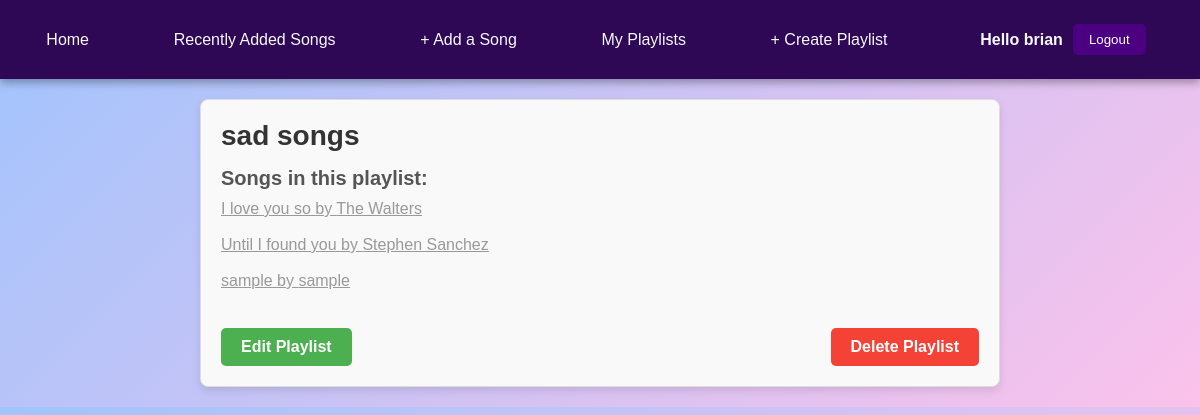
The app's page /playlists/9/ (signed in) with its own data.
### app/models.py (models this page shows, shortened)
class Playlist(models.Model):
    name = models.CharField(max_length=100)
    user = models.ForeignKey(User, on_delete=models.CASCADE)  # User who created the playlist
    songs = models.ManyToManyField(Song)  # Songs added to the playlist

class Song(models.Model):
    title = models.CharField(max_length=100)
    artist = models.CharField(max_length=100)
    genre = models.CharField(max_length=50)
    release_date = models.DateField()
    moods = models.ManyToManyField(Mood, related_name="songs")
    youtube_embed_code = models.TextField(blank=True, null=True)  # Changed to TextField for embed code
    user = models.ForeignKey(User, on_delete=models.CASCADE)
    created_at = models.DateTimeField(auto_now_add=True)

### app/views.py (the view)
# urls.py: path('playlists/<int:playlist_id>/', views.playlist_detail, name='playlist_detail'),  # View a specific playlist
@login_required
def playlist_detail(request, playlist_id):
    playlist = get_object_or_404(Playlist, id=playlist_id, user=request.user)
    return render(request, "app/playlist_detail.html", {"playlist": playlist})

### app/templates/app/playlist_detail.html
{% extends 'app/base.html' %}
{% load static %}
{% block content %}
  <link rel="stylesheet" type="text/css" href="{% static 'css/playlist_detail.css' %}">
  <div class="playlist-details-container">
    <h1 class="playlist-title">{{ playlist.name }}</h1>
    <h3 class="playlist-subtitle">Songs in this playlist:</h3>
    <ul class="playlist-song-list">
      {% for song in playlist.songs.all %}
      <a href="{% url 'song_detail' song.pk %}" class="song-title">{{ song.title }} by {{song.artist}}</a> <br> <br></h2>
      {% empty %}
        <li>No songs in this playlist.</li>
      {% endfor %}
    </ul>
    {% if user == playlist.user %}
      <div class="playlist-actions">
          <a href="{% url 'edit_playlist' playlist.id %}" class="btn edit-btn">Edit Playlist</a>
          <a href="{% url 'delete_playlist' playlist.id %}" class="btn delete-btn" onclick="return confirm('Are you sure you want to delete this playlist?')">Delete Playlist</a>
      </div>
    {% endif %}
  </div>
{% endblock %}

### app/templates/app/navbar.html (shortened to what this page needs)
<nav>
    <a href="{% url 'main_page' %}">Home</a>
    <a href="{% url 'song' %}">Recently Added Songs</a>
    <a href="{% url 'new_song' %}">+ Add a Song</a>
    {% if user.is_authenticated %}
        <a href="{% url 'playlist_list' %}">My Playlists</a>
        <a href="{% url 'create_playlist' %}">+ Create Playlist</a>
        <div class="user-info">
            <p>Hello {{ user.username }}</p>
            <form action="{% url 'logout' %}" method="post" class="logout-form">
                <button type="submit" class="logout-btn">Logout</button>
            </form>
        </div>
    {% else %}
        <a href="{% url 'login' %}" class="login-link">Login</a>
    {% endif %}
</nav>

### static/css/base.css (style rules this page uses)
* { margin: 0; padding: 0; box-sizing: border-box; }
body { font-family: Arial, sans-serif; background: linear-gradient(135deg, #a1c4fd, #fbc2eb); color: #F8F8FF; }
nav { background-color: #2E0854; padding: 1rem; display: flex; justify-content: space-around; align-items: center; box-shadow: 0 4px 8px rgba(0, 0, 0, 0.3); }
nav a { color: #F8F8FF; text-decoration: none; font-size: 1rem; margin-right: 1.5rem; transition: color 0.3s ease; }
.user-info { display: flex; align-items: center; gap: 10px; background-color: #2E0854; padding: 0.5rem; border-radius: 5px; }
.user-info p { margin: 0; color: #F8F8FF; font-weight: bold; }
.logout-btn { background-color: #4B0082; color: white; padding: 0.5rem 1rem; border: none; border-radius: 5px; cursor: pointer; transition: background-color 0.3s; }

### static/css/playlist_detail.css (style rules this page uses)
.playlist-details-container { background-color: #f9f9f9; padding: 20px; border-radius: 8px; border: 1px solid #ddd; box-shadow: 0 4px 8px rgba(0, 0, 0, 0.1); max-width: 800px; margin: 20px auto; }
.playlist-title { font-size: 28px; color: #333; margin-bottom: 15px; font-weight: bold; }
.playlist-subtitle { font-size: 20px; color: #555; margin-bottom: 10px; }
.playlist-song-list { list-style-type: none; padding: 0; margin-bottom: 20px; }
.playlist-song-list a { font-size: 16px; color: #999; }
.playlist-actions { margin-top: 20px; display: flex; justify-content: space-between; gap: 10px; }
.btn { padding: 10px 20px; border-radius: 5px; text-align: center; font-weight: bold; text-decoration: none; display: inline-block; transition: background-color 0.3s; }
.edit-btn { background-color: #4CAF50; color: white; }
.delete-btn { background-color: #f44336; color: white; }

### records on screen
Playlist: name "sad songs"
Song: title "I love you so", artist "The Walters"
Song: title "Until I found you", artist "Stephen Sanchez"
Song: title "sample", artist "sample"

### other values on screen
{{ user.username }} "brian"
